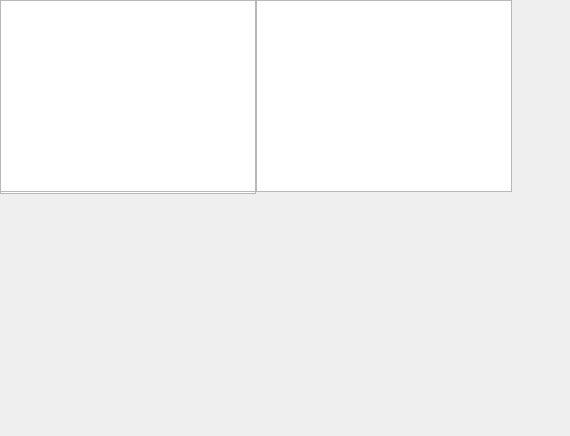
<?xml version="1.0" encoding="UTF-8"?>
<ui version="4.0">
 <class>OperationUnitRelationAnalysis</class>
 <widget class="QWidget" name="OperationUnitRelationAnalysis">
  <property name="geometry">
   <rect>
    <x>0</x>
    <y>0</y>
    <width>570</width>
    <height>436</height>
   </rect>
  </property>
  <property name="windowTitle">
   <string>Form</string>
  </property>
  <widget class="QWidget" name="">
   <property name="geometry">
    <rect>
     <x>0</x>
     <y>0</y>
     <width>382</width>
     <height>194</height>
    </rect>
   </property>
   <layout class="QHBoxLayout" name="horizontalLayout_3">
    <property name="spacing">
     <number>0</number>
    </property>
    <item>
     <widget class="QTableWidget" name="tableWidget"/>
    </item>
    <item>
     <layout class="QVBoxLayout" name="verticalLayout">
      <item>
       <layout class="QHBoxLayout" name="horizontalLayout_2">
        <property name="spacing">
         <number>0</number>
        </property>
        <item>
         <spacer name="horizontalSpacer">
          <property name="orientation">
           <enum>Qt::Horizontal</enum>
          </property>
          <property name="sizeHint" stdset="0">
           <size>
            <width>40</width>
            <height>20</height>
           </size>
          </property>
         </spacer>
        </item>
        <item>
         <widget class="QPushButton" name="pushButton">
          <property name="text">
           <string>PushButton</string>
          </property>
         </widget>
        </item>
       </layout>
      </item>
      <item>
       <spacer name="verticalSpacer">
        <property name="orientation">
         <enum>Qt::Vertical</enum>
        </property>
        <property name="sizeHint" stdset="0">
         <size>
          <width>20</width>
          <height>40</height>
         </size>
        </property>
       </spacer>
      </item>
     </layout>
    </item>
   </layout>
  </widget>
  <widget class="QWidget" name="">
   <layout class="QHBoxLayout" name="horizontalLayout" stretch="0,5">
    <property name="spacing">
     <number>0</number>
    </property>
    <item>
     <widget class="QTableWidget" name="operationUnitForm"/>
    </item>
    <item>
     <widget class="QTableView" name="tableView"/>
    </item>
   </layout>
  </widget>
 </widget>
 <resources/>
 <connections/>
</ui>
